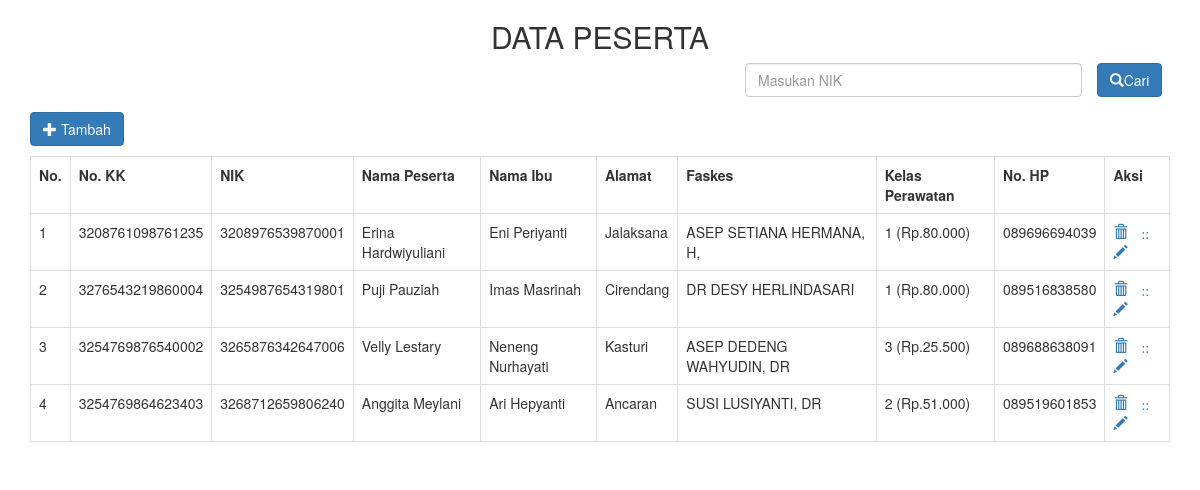
Screenshot of /ubah_data.php with the database file from the repository.
### tables this page shows
CREATE TABLE IF NOT EXISTS `peserta` (
  `no_kk` varchar(20) NOT NULL,
  `nik` varchar(20) NOT NULL,
  `nm_peserta` text NOT NULL,
  `nm_ibu` text NOT NULL,
  `alamat` text NOT NULL,
  `faskes` varchar(25) NOT NULL,
  `kelas` varchar(15) NOT NULL,
  `no_hp` varchar(12) NOT NULL,
  PRIMARY KEY (`nik`)
);

### ubah_data.php (the view, shortened to what this page needs)
<!DOCTYPE html>
<html>
<head>
  <link rel="stylesheet" href="bootstrap/css/bootstrap.min.css">
  <link rel="stylesheet" href="style.css">
</head>
<body>
<div class="container">
	<h2><center>DATA PESERTA</center></h2>
	<table class=" table table-bordered table-hovered" align="center">
    <form method="post">
    	<div class="form-group">
        <div class="cari-masukan">
          <div class="col-sm-10">
      				<input type="text" name="nik"  class="form-control" placeholder="Masukan NIK" required>
      		</div>
        </div>
    	<button type="submit" name="cari2" class="btn btn-primary" >
    			<span class="glyphicon glyphicon-search">
    			</span>Cari
      </button>
      </div>
    </form>
<div class="tambah">
  <p><a href="home.php?file=Input_peserta" class="btn btn-primary"><span class="glyphicon glyphicon-plus"></span> Tambah </p></a>
</div>
  <tr>
  	<th>No.</th>
  	<th>No. KK</th>
  	<th>NIK</th>
  	<th>Nama Peserta</th>
  	<th>Nama Ibu</th>
  	<th>Alamat</th>
  	<th>Faskes</th>
  	<th>Kelas Perawatan</th>
  	<th>No. HP</th>
  	<th>Aksi </th>
  </tr>
</div>
<?php
include('koneksi.php');
	?>
<?php
$sql_tampil ="SELECT * FROM peserta";
$peserta=mysqli_query($koneksi,$sql_tampil);
$no_urut=null;
while($baris_data=mysqli_fetch_array($peserta,MYSQLI_ASSOC)){
	$no_urut++;
	echo'
	</tr>
		<td>'.$no_urut.'</td>
		<td>'.$baris_data['no_kk'].'</td>
		<td>'.$baris_data['nik'].'</td>
		<td>'.$baris_data['nm_peserta'].'</td>
		<td>'.$baris_data['nm_ibu'].'</td>
		<td>'.$baris_data['alamat'].'</td>
		<td>'.$baris_data['faskes'].'</td>
		<td>'.$baris_data['kelas'].'</td>
		<td>'.$baris_data['no_hp'].'</td>
    <td>
    <a href="hapus_peserta.php?nik='.$baris_data['nik'].'"<span class="glyphicon glyphicon-trash"></span>  ::  </a>
		<a href="home.php?file=edit_peserta&nik='.$baris_data['nik'].'"<span class="glyphicon glyphicon-pencil"></span></a> </td>
	</tr>';
}
?>
</body>
</html>

### style.css (style rules this page uses)
.cari-masukan { margin-left: 700px; }
.tambah { margin-top:-15; }

### rows the page displays
peserta: no_kk "3208761098761235", nik "3208976539870001", nm_peserta "Erina Hardwiyuliani", nm_ibu "Eni Periyanti", alamat "Jalaksana", faskes "ASEP SETIANA HERMANA, H,", kelas "1 (Rp.80.000)", no_hp "089696694039"
peserta: no_kk "3276543219860004", nik "3254987654319801", nm_peserta "Puji Pauziah", nm_ibu "Imas Masrinah", alamat "Cirendang", faskes "DR DESY HERLINDASARI", kelas "1 (Rp.80.000)", no_hp "089516838580"
peserta: no_kk "3254769876540002", nik "3265876342647006", nm_peserta "Velly Lestary", nm_ibu "Neneng Nurhayati", alamat "Kasturi", faskes "ASEP DEDENG WAHYUDIN, DR", kelas "3 (Rp.25.500)", no_hp "089688638091"
peserta: no_kk "3254769864623403", nik "3268712659806240", nm_peserta "Anggita Meylani", nm_ibu "Ari Hepyanti", alamat "Ancaran", faskes "SUSI LUSIYANTI, DR", kelas "2 (Rp.51.000)", no_hp "089519601853"
